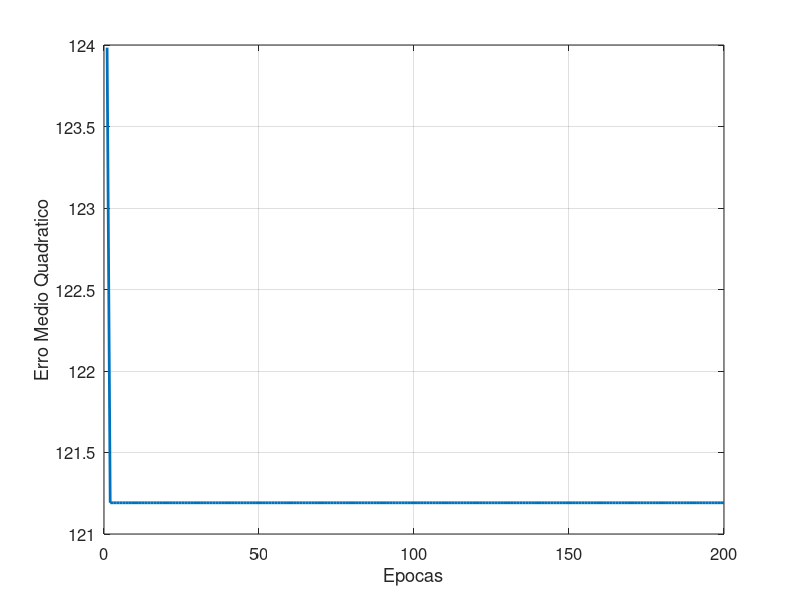

Write the MATLAB code that produced this figure.
% Implementacao da rede MLP canonica (backpropagation com gradiente descendente e termo de momento)
%
% Autor: Guilherme de A. Barreto
% Date: 16/05/2017
%
% Objetivo verificar a ocorrencia de overfitting

% X = Vetor de entrada
% d = saida desejada (escalar)
% W = Matriz de pesos Entrada -> Camada Oculta
% M = Matriz de Pesos Camada Oculta -> Camada saida
% eta = taxa de aprendizagem
% alfa = fator de momento

clear; clc; close all;

% Carrega DADOS
%=================
real_state_read_data = dlmread("real_state_dataset.csv", ";", 1, 1);
X=real_state_read_data(:,1:end-1);
Desired=real_state_read_data(:,end);

c=size(X);
I=randperm(c(1));
X=X(I,:);   % Embaralha as linhas do conjunto de dados

ptrain=0.8;  % Porcentagem de dados para treinamento
s=floor(ptrain*c(1));  % Ponto de corte para dados treinamento/teste

Xtrain=X(1:s,:);        % Dados de treinamento
Ntrain=length(Xtrain);  % No. dados de treinamento

Xtest=X(s+1:end,:);     % Dados de teste
Ntest=length(Xtest);    % No. dados de teste

% DEFINE ARQUITETURA DA REDE
%===========================
Ne = 200; % No. de epocas de treinamento
Nr = 1;   % No. de rodadas de treinamento/teste
Nh = 40;   % No. de neuronios na camada oculta
Ni = 6;   % No. de unidades de entrada
No = 1;   % No. de neuronios na camada de saida

eta=0.01;   % Passo de aprendizagem
mom=0;  % Fator de momento

% Inicia matrizes de pesos
WW=0.1*rand(Nh, Ni+1);   % Pesos entrada -> camada oculta
WW_old=WW;              % Necessario para termo de momento

MM=0.1*rand(No,Nh+1);   % Pesos camada oculta -> camada de saida
MM_old = MM;            % Necessario para termo de momento
RESULTS_TRAIN = [];
%%% ETAPA DE TREINAMENTO
for t=1:Ne,

    Epoca=t

    % Embaralha vetores de entrada e saidas desejadas
    I=randperm(Ntrain);
    Xtrain=Xtrain(I,:);

    EQ=0;
    for tt=1:Ntrain,   % Inicia LOOP de epocas de treinamento
        % CAMADA OCULTA
        %x =[+1; Xtrain(tt,1:2)'];      % Constroi vetor de entrada com adicao da entrada x0=+1
        x =[+1; Xtrain(tt,:)'];      % Constroi vetor de entrada com adicao da entrada x0=+1
        Ui = WW * x;          % Ativacao (net) dos neuronios da camada oculta
        Yi = 2./(1+exp(-Ui)) - 1; % Saida entre [-1,1] (funcao tangente hiperbolica)

        % CAMADA DE SAIDA
        Y=[+1; Yi];               % Constroi vetor de entrada DESTA CAMADA com adicao da entrada y0=+1
        Uk = MM * Y;              % Ativacao (net) dos neuronios da camada de saida
        Ok = Uk;                  % Neuronios de Saida com funcao de ativacao linear

        % CALCULO DO VETOR DE ERROS
        %Ek = Xtrain(tt,3:4)' - Ok;     % erro entre a saida desejada e a saida da rede
        Ek = Desired(tt,:)' - Ok;     % erro entre a saida desejada e a saida da rede
        EQ = EQ + 0.5*sum(Ek.^2);    % soma dos erros quadratico para todos os neuronios por VETOR DE ENTRADA
        RESULTS_TRAIN=[RESULTS_TRAIN; Desired(tt,:) Ok'];

        %%% CALCULO DOS GRADIENTES LOCAIS
        Dk = 1;             % Neuronios de saida lineares, logo derivada da funcao de ativacao igual a 1
        DDk = Ek.*Dk;       % gradiente local = proprio erro (camada de saida)

        Di = 1 - Yi.^2; % derivada da sigmoide logistica (camada oculta)
        DDi = Di.*(MM(:,2:end)'*DDk);    % gradiente local (camada oculta)

        % AJUSTE DOS PESOS - CAMADA DE SAIDA
        MM_aux=MM;
        MM = MM + eta*DDk*Y' + mom*(MM - MM_old);
        MM_old=MM_aux;

        % AJUSTE DOS PESOS - CAMADA OCULTA
        WW_aux=WW;
        WW = WW + eta*DDi*x' + mom*(WW - WW_old);
        WW_old=WW_aux;
    end   % Fim de uma epoca

    % MEDIA DO ERRO QUADRATICO P/ EPOCA
    EQMtrain(t)=EQ/Ntrain;
end   % Fim do loop de treinamento


% VERIFICACAO DE REDUNDANCIA COM A REDE JAH TREINADA
% USA DADOS DE TREINAMENTO, MAS NAO ALTERA OS PESOS
EQM_trained=0;
HID1=[];
OUT1=[];
SSE=[0;0];
SSY=[0;0];
MED=mean(Xtrain(:,3:4));   % Valores medios das 2 saidas
for tt=1:Ntrain,
    % CAMADA OCULTA
        %x=[+1; Xtrain(tt,1:2)'];           % Constroi vetor de entrada com adicao da entrada x0=+1
        x =[+1; Xtrain(tt,:)'];      % Constroi vetor de entrada com adicao da entrada x0=+1
        Ui = WW * x;               % Ativacao (net) dos neuronios da camada oculta
        Yi = 2./(1+exp(-Ui)) - 1;  % Saida entre [-1,1] (funcao tangente hiperbolica)
        HID1=[HID1 Yi];            % Armazena saida dos neuronios ocultos

        % CAMADA DE SAIDA
        Y=[+1; Yi];                % Constroi vetor de entrada DESTA CAMADA com adicao da entrada y0=+1
        Uk = MM * Y;               % Ativacao (net) dos neuronios da camada de saida
        Ok = Uk;                   % Saida linear

        OUT1=[OUT1 Ok];        % Armazena saida dos neuronios de saida

        %Ek = Xtrain(tt,3:4)' - Ok;           % erro entre a saida desejada e a saida da rede
        Ek = Desired(tt,:)' - Ok;           % erro entre a saida desejada e a saida da rede
        EQM_trained = EQM_trained + 0.5*sum(Ek.^2);     % soma do erro quadratico para todos os neuronios por VETOR DE ENTRADA

        SSE=SSE + Ek.^2;  % Soma dos erros quadraticos por neuronio de saida
        SSY=SSY + (Xtrain(tt,3:4)' - MED').^2;  % Soma dos desvios quadráticos das saidas
end

R2= 1 - SSE./SSY;

% MEDIA DO ERRO QUADRATICO COM REDE TREINADA (USANDO DADOS DE TREINAMENTO)
EQM_trained=EQM_trained/Ntrain;

Ch=cov(HID1');  % Matriz de covariancia das saidas dos neuronios da camada OCULTA
Av=eig(Ch);     % Autovalores da matriz Ch
Rc=1/cond(Ch)    % Razao entre menor e maior autovalor da matriz Ch

%I=1; Plam=100*(sum(Av(end-I:end))/sum(Av));


%% ETAPA DE GENERALIZACAO  %%%
RESULTS=[];
EQMtest=0;
for tt=1:Ntest,
    % CAMADA OCULTA
    x=[+1; Xtest(tt,:)'];            % Constroi vetor de entrada com adicao da entrada x0=+1
    Ui = WW * x;              % Ativacao (net) dos neuronios da camada oculta
    Yi = 2./(1+exp(-Ui)) - 1; % Saida entre [-1,1] (funcao tangente hiperbolica)

    % CAMADA DE SAIDA
    Y=[+1; Yi];           % Constroi vetor de entrada DESTA CAMADA com adicao da entrada y0=+1
    Uk = MM * Y;          % Ativacao (net) dos neuronios da camada de saida
    Ok = Uk;              % Saida linear

    RESULTS=[RESULTS; Desired(tt,:) Ok'];       % Armazena as saidas desejadas e a estimadas pela rede

    Ek = Desired(tt,:)' - Ok;           % erro entre a saida desejada e a saida da rede
    EQMtest = EQMtest + 0.5*sum(Ek.^2);
end

EQMtest=EQMtest/Ntest

% Graficos
figure;
plot(1:Ne,EQMtrain,'linewidth',2); xlabel('Epocas'); ylabel('Erro Medio Quadratico');
grid, set(gca,"fontsize", 12)

%{
figure;
plot(RESULTS(:,1),RESULTS(:,2),'ro','linewidth',2,'markersize',10)
hold on; plot(RESULTS(:,3),RESULTS(:,4),'b+','linewidth',2,'markersize',10);
xlabel('\theta_1'); ylabel('\theta_2');
legend('True coordinate','Estimated coordinate')
et(gca,"fontsize", 12)
%}
